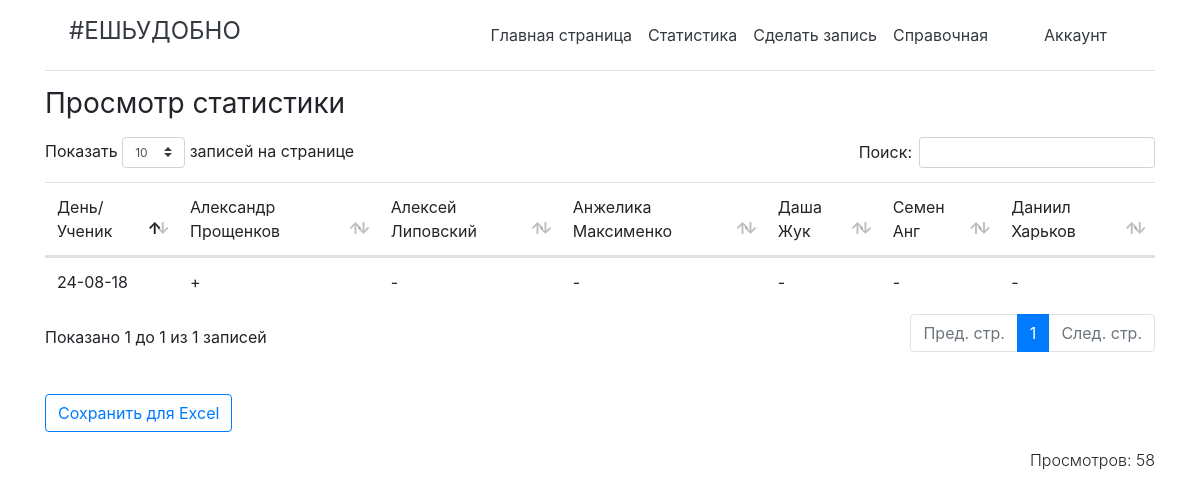
The page /class/1/ (signed in) on the database its author committed.
### app/models.py (models this page shows, shortened)
class People(models.Model):
    first_name = models.CharField(max_length=100, help_text = 'Имя учащегося')
    last_name = models.CharField(max_length=100, help_text = 'Фамилия учащегося')
    school_class = models.ForeignKey(SchoolClass, help_text = 'Класс ученика', on_delete = models.SET_NULL, null=True)
    def __str__(self):
        return '{} {}'.format(self.first_name, self.last_name)

class State(models.Model):
    date = models.DateField(help_text = '- в формате дд.мм.гггг')
    status = models.CharField(max_length=1)
    people = models.ManyToManyField(People,
        help_text = '-выберите только тех, кто пришел!',
        related_name="peoples",
        blank = 'true')
    school_class = models.CharField(max_length=10)
    school_class_id = models.CharField(max_length=10)
    author = models.CharField(max_length=100)
    availability = models.CharField(max_length=2)
    class Meta:
        ordering = ['-date']

### app/views.py (the view)
# urls.py: path('class/<int:pk>/', views.class_detail_view, name='detail'),
@login_required
def class_detail_view(request, pk):
    state = State.objects.filter(school_class='{}'.format(SchoolClass.objects.filter(id=pk).first()), availability='+')
    cls = SchoolClass.objects.filter(id=pk)
    people = People.objects.filter(school_class=pk)
    stats = SchoolClass.objects.get(id=pk)
    stats.stats += 1
    stats.save()
    first_name = request.user.first_name
    last_name = request.user.last_name
    name = first_name + ' ' + last_name
    access = request.user.groups.get().name
    return render(
        request,
        'app/state_list.html',
        context = {'state': state, 'cls':cls, 'people':people, 'pk':pk, 'stats':stats.stats, 'access':access, 'name':name})

### app/models.py (called while the page is built)
    def __str__(self):
        return self.school_class

### app/templates/app/state_list.html (shortened to what this page needs)
{% extends "base_generic.html" %}
{% block content %}
{% load static %}
<link rel="stylesheet" type="text/css" href="{% static 'css/datatables.min.css' %}">
<div class="container">
  <h3 class="font-weight-normal">Просмотр статистики</h3>
  {% if state %}
    <table id="table" class="table-responsive table-hover table display">
      <thead>
        <tr>
          <th><div class="font-weight-normal">День/Ученик</div></th>
          {% if access == 'Writer' %}
            {% for i in people %}
              <th><div class="font-weight-normal">{{i}}</div></th>
            {% endfor %}
          {% else %}
            {% for i in people %}
              <th><div class="font-weight-normal">{% if i.name == name %}{{i}}{% else %}<Неизвестный гражданин РФ>{% endif %}</div></th>
            {% endfor %}
          {% endif %}
        </tr>
      </thead>
      <tbody>
        {% for i in state %}
          <tr scope = "row">
            {% ifchanged i.date %}
              <td><div class="font-weight-normal">{{i.date|date:"d-m-y"}}</div></td>
              {% for d in people%}
                {% if d in i.people.all %}
                  <td><div class="font-weight-normal">+</div></td>
                {% else %}
                  <td><div class="font-weight-normal">-</div></td>
                {% endif %}
              {% endfor %}
            {% endifchanged %}
          </tr>
        {% endfor %}
      </tbody>
    </table>
    {% if request.user.groups.get.name == "Writer" %}
      <br>
      <button type="button" class="btn btn-outline-primary" onclick="tableToExcel('table', 'Example')">Сохранить для Excel</button>
    {% endif %}
  {% else %}
    <h5 class="font-weight-normal">Нет ни одной записи</h5>
  {% endif %}
  <p class="lead text-right stats">Просмотров: {{stats}}</p>
{% endblock %}

### app/static/css/styles.css (style rules this page uses)
.stats { font-size: 16px; }

### rows shown on the page
People: first_name+last_name "Александр Прощенков"
People: first_name+last_name "Алексей Липовский"
People: first_name+last_name "Анжелика Максименко"
People: first_name+last_name "Даша Жук"
People: first_name+last_name "Семен Анг"
People: first_name+last_name "Даниил Харьков"
State: date "24-08-18"

### other values the page prints
{{ stats }} "58"
